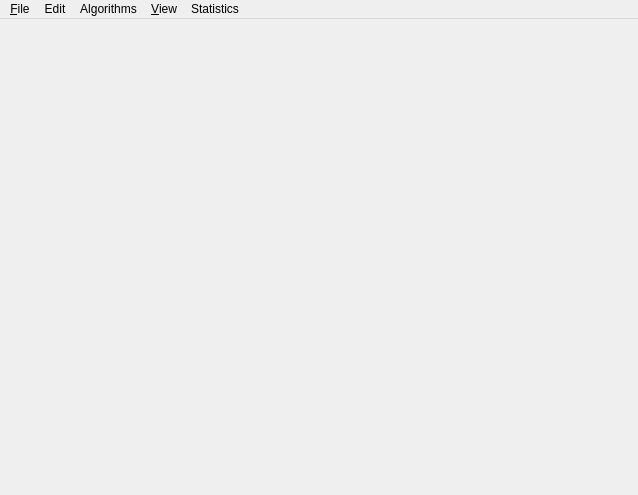
<?xml version="1.0" encoding="UTF-8"?>
<ui version="4.0">
 <class>MainWindow</class>
 <widget class="QMainWindow" name="MainWindow">
  <property name="geometry">
   <rect>
    <x>0</x>
    <y>0</y>
    <width>638</width>
    <height>495</height>
   </rect>
  </property>
  <property name="windowTitle">
   <string>CGAL - PCA demo</string>
  </property>
  <property name="windowIcon">
   <iconset resource="FileReader.qrc">
    <normaloff>:/cgal/icons/resources/cgal_logo.xpm</normaloff>:/cgal/icons/resources/cgal_logo.xpm</iconset>
  </property>
  <property name="locale">
   <locale language="English" country="UnitedStates"/>
  </property>
  <widget class="QWidget" name="centralwidget">
   <layout class="QGridLayout" name="gridLayout">
    <item row="0" column="1">
     <widget class="Viewer" name="viewer" native="true">
      <property name="locale">
       <locale language="English" country="UnitedStates"/>
      </property>
     </widget>
    </item>
   </layout>
  </widget>
  <widget class="QMenuBar" name="menubar">
   <property name="geometry">
    <rect>
     <x>0</x>
     <y>0</y>
     <width>638</width>
     <height>25</height>
    </rect>
   </property>
   <widget class="QMenu" name="menuFile">
    <property name="title">
     <string>&amp;File</string>
    </property>
    <addaction name="actionLoadPolyhedron"/>
    <addaction name="separator"/>
    <addaction name="actionQuit"/>
   </widget>
   <widget class="QMenu" name="menuView">
    <property name="title">
     <string>&amp;View</string>
    </property>
    <addaction name="actionView_polyhedron"/>
   </widget>
   <widget class="QMenu" name="menuAlgorithms">
    <property name="title">
     <string>Algorithms</string>
    </property>
    <addaction name="separator"/>
    <addaction name="actionRefine_loop"/>
    <addaction name="actionCatmull_Clark"/>
    <addaction name="actionMesh_Simplification"/>
   </widget>
   <widget class="QMenu" name="menuEdit">
    <property name="title">
     <string>Edit</string>
    </property>
    <addaction name="actionCopy_snapshot"/>
    <addaction name="actionSave_snapshot"/>
   </widget>
   <widget class="QMenu" name="menuStatistics">
    <property name="title">
     <string>Statistics</string>
    </property>
    <addaction name="actionMesh_Statistics"/>
   </widget>
   <addaction name="menuFile"/>
   <addaction name="menuEdit"/>
   <addaction name="menuAlgorithms"/>
   <addaction name="menuView"/>
   <addaction name="menuStatistics"/>
  </widget>
  <action name="actionQuit">
   <property name="text">
    <string>&amp;Quit</string>
   </property>
   <property name="shortcut">
    <string>Ctrl+Q</string>
   </property>
  </action>
  <action name="actionLoadPolyhedron">
   <property name="text">
    <string>Load polyhedron...</string>
   </property>
  </action>
  <action name="actionInside_points">
   <property name="text">
    <string>Inside points...</string>
   </property>
  </action>
  <action name="actionBench_distances">
   <property name="text">
    <string>Distances</string>
   </property>
  </action>
  <action name="actionUnsigned_distance_function_to_facets">
   <property name="text">
    <string>Unsigned distance function to facets</string>
   </property>
  </action>
  <action name="actionUnsigned_distance_function_to_edges">
   <property name="text">
    <string>Unsigned distance function to edges</string>
   </property>
  </action>
  <action name="actionSigned_distance_function_to_facets">
   <property name="text">
    <string>Signed distance function to facets</string>
   </property>
  </action>
  <action name="actionView_polyhedron">
   <property name="text">
    <string>Polyhedron</string>
   </property>
   <property name="shortcut">
    <string>P</string>
   </property>
  </action>
  <action name="actionView_points">
   <property name="text">
    <string>Points</string>
   </property>
  </action>
  <action name="actionClear_points">
   <property name="text">
    <string>Clear points</string>
   </property>
  </action>
  <action name="actionBoundary_segments">
   <property name="text">
    <string>Boundary segments...</string>
   </property>
  </action>
  <action name="actionBoundary_points">
   <property name="text">
    <string>Boundary points...</string>
   </property>
  </action>
  <action name="actionClear_segments">
   <property name="text">
    <string>Clear segments</string>
   </property>
  </action>
  <action name="actionView_segments">
   <property name="text">
    <string>Segments</string>
   </property>
  </action>
  <action name="actionEdge_points">
   <property name="text">
    <string>Edge points...</string>
   </property>
  </action>
  <action name="actionBench_intersections">
   <property name="text">
    <string>Intersections</string>
   </property>
  </action>
  <action name="actionView_distance_function">
   <property name="text">
    <string>Distance function</string>
   </property>
  </action>
  <action name="actionClear_distance_function">
   <property name="text">
    <string>Clear distance function</string>
   </property>
  </action>
  <action name="actionRefine_bisection">
   <property name="text">
    <string>Longest edge bisection</string>
   </property>
  </action>
  <action name="actionLoop_subdivision">
   <property name="text">
    <string>Loop subdivision</string>
   </property>
  </action>
  <action name="actionBench_memory">
   <property name="text">
    <string>Memory</string>
   </property>
  </action>
  <action name="actionBench_construction">
   <property name="text">
    <string>Construction</string>
   </property>
  </action>
  <action name="actionBench_intersections_vs_nbt">
   <property name="text">
    <string>Intersections</string>
   </property>
  </action>
  <action name="actionBench_distances_vs_nbt">
   <property name="text">
    <string>Distances</string>
   </property>
  </action>
  <action name="actionPoints_in_interval">
   <property name="text">
    <string>Points in interval...</string>
   </property>
  </action>
  <action name="actionSave_snapshot">
   <property name="text">
    <string>Save snapshot</string>
   </property>
  </action>
  <action name="actionCopy_snapshot">
   <property name="text">
    <string>Copy snapshot</string>
   </property>
  </action>
  <action name="actionRefine_loop">
   <property name="text">
    <string>Loop subdivision</string>
   </property>
  </action>
  <action name="actionFit_vertices">
   <property name="text">
    <string>Fit vertices</string>
   </property>
  </action>
  <action name="actionFit_edges">
   <property name="text">
    <string>Fit edges</string>
   </property>
  </action>
  <action name="actionFit_triangles">
   <property name="text">
    <string>Fit triangles</string>
   </property>
  </action>
  <action name="actionMesh_Statistics">
   <property name="text">
    <string>Mesh Statistics</string>
   </property>
  </action>
  <action name="actionCatmull_Clark">
   <property name="text">
    <string>Catmull Clark</string>
   </property>
  </action>
  <action name="actionMesh_Simplification">
   <property name="text">
    <string>Mesh Simplification</string>
   </property>
  </action>
 </widget>
 <customwidgets>
  <customwidget>
   <class>Viewer</class>
   <extends>QWidget</extends>
   <header>Viewer.h</header>
  </customwidget>
 </customwidgets>
 <resources>
  <include location="FileReader.qrc"/>
 </resources>
 <connections/>
</ui>
